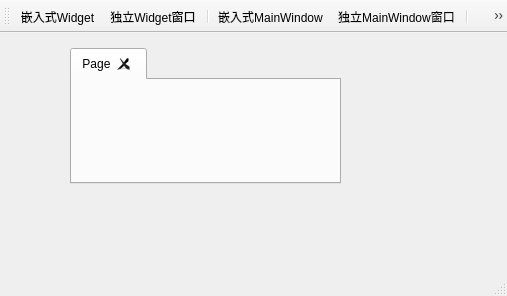
<?xml version="1.0" encoding="UTF-8"?>
<ui version="4.0">
 <class>MainWindow</class>
 <widget class="QMainWindow" name="MainWindow">
  <property name="geometry">
   <rect>
    <x>0</x>
    <y>0</y>
    <width>507</width>
    <height>296</height>
   </rect>
  </property>
  <property name="windowTitle">
   <string>Demo6_3  多窗口应用程序</string>
  </property>
  <widget class="QWidget" name="centralWidget">
   <widget class="QTabWidget" name="tabWidget">
    <property name="geometry">
     <rect>
      <x>70</x>
      <y>15</y>
      <width>271</width>
      <height>136</height>
     </rect>
    </property>
    <property name="currentIndex">
     <number>0</number>
    </property>
    <property name="tabsClosable">
     <bool>true</bool>
    </property>
    <widget class="QWidget" name="tab">
     <attribute name="title">
      <string>Page</string>
     </attribute>
    </widget>
   </widget>
  </widget>
  <widget class="QMenuBar" name="menuBar">
   <property name="geometry">
    <rect>
     <x>0</x>
     <y>0</y>
     <width>507</width>
     <height>23</height>
    </rect>
   </property>
  </widget>
  <widget class="QToolBar" name="mainToolBar">
   <property name="autoFillBackground">
    <bool>false</bool>
   </property>
   <property name="toolButtonStyle">
    <enum>Qt::ToolButtonTextUnderIcon</enum>
   </property>
   <attribute name="toolBarArea">
    <enum>TopToolBarArea</enum>
   </attribute>
   <attribute name="toolBarBreak">
    <bool>false</bool>
   </attribute>
   <addaction name="actWidgetInsite"/>
   <addaction name="actWidget"/>
   <addaction name="separator"/>
   <addaction name="actWindowInsite"/>
   <addaction name="actWindow"/>
   <addaction name="separator"/>
   <addaction name="actQuit"/>
  </widget>
  <widget class="QStatusBar" name="statusBar"/>
  <action name="actWindowInsite">
   <property name="icon">
    <iconset resource="res.qrc">
     <normaloff>:/icons/images/808.bmp</normaloff>:/icons/images/808.bmp</iconset>
   </property>
   <property name="text">
    <string>嵌入式MainWindow</string>
   </property>
   <property name="toolTip">
    <string>嵌入式MainWindow</string>
   </property>
  </action>
  <action name="actWidgetInsite">
   <property name="icon">
    <iconset resource="res.qrc">
     <normaloff>:/icons/images/430.bmp</normaloff>:/icons/images/430.bmp</iconset>
   </property>
   <property name="text">
    <string>嵌入式Widget</string>
   </property>
   <property name="toolTip">
    <string>Widget嵌入式窗体</string>
   </property>
  </action>
  <action name="actQuit">
   <property name="icon">
    <iconset resource="res.qrc">
     <normaloff>:/icons/images/132.bmp</normaloff>:/icons/images/132.bmp</iconset>
   </property>
   <property name="text">
    <string>退出</string>
   </property>
   <property name="toolTip">
    <string>退出本系统</string>
   </property>
  </action>
  <action name="actWindow">
   <property name="icon">
    <iconset resource="res.qrc">
     <normaloff>:/icons/images/804.bmp</normaloff>:/icons/images/804.bmp</iconset>
   </property>
   <property name="text">
    <string>独立MainWindow窗口</string>
   </property>
   <property name="toolTip">
    <string>独立MainWindow窗口</string>
   </property>
  </action>
  <action name="actWidget">
   <property name="icon">
    <iconset resource="res.qrc">
     <normaloff>:/icons/images/806.bmp</normaloff>:/icons/images/806.bmp</iconset>
   </property>
   <property name="text">
    <string>独立Widget窗口</string>
   </property>
   <property name="toolTip">
    <string>新建Widget独立窗口</string>
   </property>
  </action>
 </widget>
 <layoutdefault spacing="6" margin="11"/>
 <resources>
  <include location="res.qrc"/>
 </resources>
 <connections>
  <connection>
   <sender>actQuit</sender>
   <signal>triggered()</signal>
   <receiver>MainWindow</receiver>
   <slot>close()</slot>
   <hints>
    <hint type="sourcelabel">
     <x>-1</x>
     <y>-1</y>
    </hint>
    <hint type="destinationlabel">
     <x>373</x>
     <y>235</y>
    </hint>
   </hints>
  </connection>
 </connections>
</ui>
